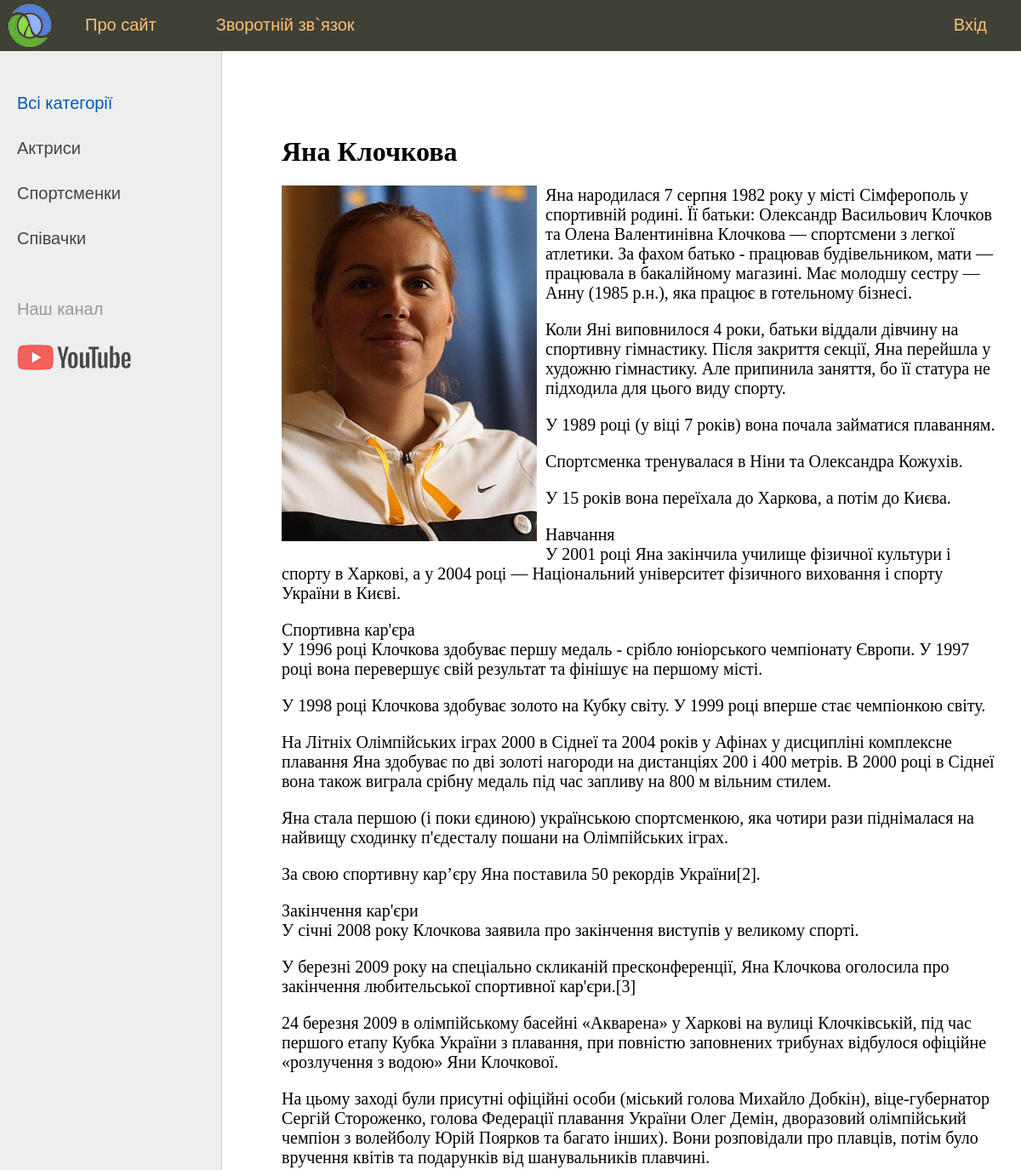
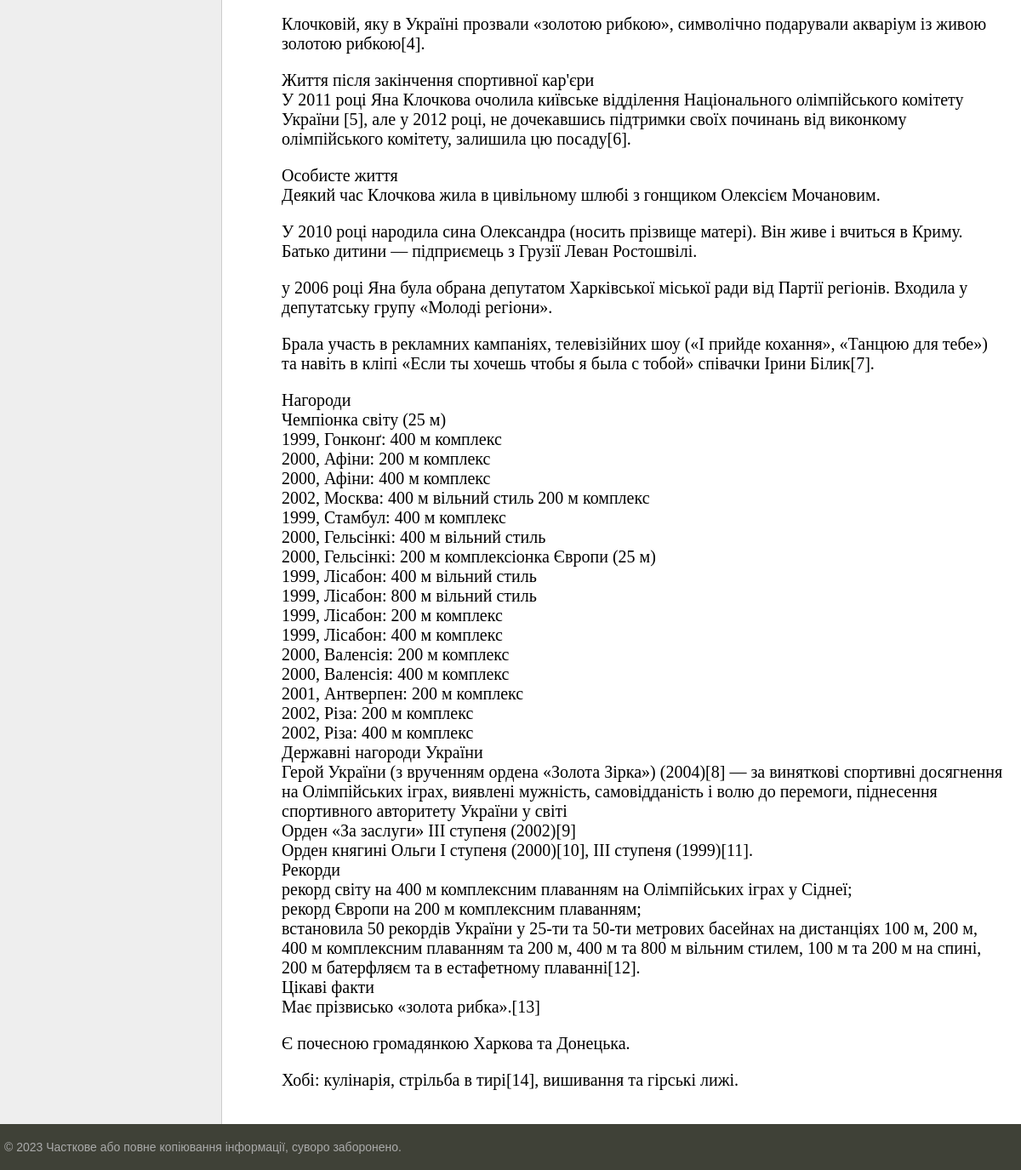
The app's page /post/yana-klochkova/ with its own data (2 pictures, top to bottom).
### women/models.py (models this page shows, shortened)
class Category(models.Model):
    name = models.CharField(max_length=100, db_index=True, verbose_name='Категорія')
    slug = models.SlugField(max_length=255, unique=True, db_index=True, verbose_name='URL')
    def get_absolute_url(self):
        return reverse('category', kwargs={'cat_slug': self.slug})
    class Meta:
        verbose_name = 'Категорія'
        verbose_name_plural = 'Категорії'
        ordering = ['id']

class Women(models.Model):
    title = models.CharField(max_length=255, verbose_name='Заголовок')
    slug = models.SlugField(max_length=255, unique=True, db_index=True, verbose_name='URL')
    content = models.TextField(blank=True, verbose_name='Текст публікації')
    photo = models.ImageField(upload_to="photos/%Y/%m/%d/", verbose_name='Фото')
    time_create = models.DateTimeField(auto_now_add=True, verbose_name='Дата створення')
    time_update = models.DateTimeField(auto_now=True, verbose_name='Дата змінення')
    is_published = models.BooleanField(default=True, verbose_name='Опубліковано')
    cat = models.ForeignKey(Category, on_delete=models.PROTECT, verbose_name='Категорія')
    class Meta:
        verbose_name = 'Відомі жінки'
        verbose_name_plural = 'Відомі жінки'
        ordering = ['-time_create', 'title']

### women/views.py (the view)
# urls.py: path('post/<slug:post_slug>/', ShowPost.as_view(), name='post'),
class ShowPost(DataMixin, DetailView):
    model = Women
    template_name = 'women/post.html'
    slug_url_kwarg = 'post_slug'
    context_object_name = 'post'
    def get_context_data(self, *, object_list=None, **kwargs):
        context = super().get_context_data(**kwargs)
        c_def = self.get_user_context(title='post')
        return dict(list(context.items()) + list(c_def.items()))

### women/utils.py (called while the page is built)
    def get_user_context(self, **kwargs):
        context = kwargs
        cats = Category.objects.annotate(Count('women'))
        user_menu = menu.copy()
        if not self.request.user.is_authenticated:
            user_menu.pop(1)
        context['menu'] = user_menu
        context['cats'] = cats
        if 'cat_selected' not in context:
            context['cat_selected'] = 0
        return context

### women/templates/women/post.html
{% extends 'women/base.html' %}
{% block content %}
  <h1>{{ post.title }}</h1>
{% if post.photo %}
  <p><img class="img-article-left" src="{{ post.photo.url }}"></p>
{% endif %}
{{ post.content|linebreaks }}
{% endblock %}

### women/templates/women/base.html (shortened to what this page needs)
<!DOCTYPE html>
{% load static %}
{% load women_tags %}
<html>
<head>
    <link type="text/css" href="{% static 'women/css/styles.css' %}" rel="stylesheet"/>
</head>
<body>
<table class="table-page" border=0 cellpadding="0" cellspacing="0">
    <tr>
        <td valign=top>
            {% block mainmenu %}
            <div class="header">
                <ul id="mainmenu" class="mainmenu">
                    <li class="logo"><a href="{% url 'home' %}">
                        <div class="logo"></div>
                    </a></li>
                    {% for m in menu %}
                        {% if not forloop.last %}
                            <li><a href="{% url m.url_name %}">{{m.title}}</a></li>
                        {% else %}
                            <li class="last"><a href="{% url m.url_name %}">{{m.title}}</a></li>
                        {% endif %}
                    {% endfor %}
                </ul>
            </div>
            {% endblock mainmenu %}
            <table class="table-content" border=0 cellpadding="0" cellspacing="0">
                <tr>
                    <td valign="top" class="left-chapters">
                        <ul id="leftchapters">
                            {% if cat_selected == 0 %}
                                <li class="selected">Всі категорії</li>
                            {% else %}
                                <li><a href="{% url 'home' %}">Всі категорії</a></li>
                            {% endif %}
                            {% for c in cats %}
                                {% if c.women__count > 0 %}
                                    {% if c.pk == cat_selected %}
                                    <li class="selected">{{ c.name }}</li>
                                    {% else %}
                                    <li><a href="{{ c.get_absolute_url }}">{{ c.name }}</a></li>
                                    {% endif %}
                                {% endif %}
                            {% endfor %}
                            <li class="share">
                                <p>Наш канал</p>
                                <a class="share-yt"
                                   href="https://www.youtube.com/watch?v=yNycw9zhO98&list=RDyNycw9zhO98&start_radio=1"
                                   target="_blank" rel="nofollow"></a>
                            </li>
                        </ul>
                    </td>
                    <td valign="top" class="content">
                        <div class="content-text">
                            {% block content %}
                            {% endblock %}
                        </div>
                    </td>
                </tr>
            </table>
        </td>
    </tr>
    <tr>
        <td valign=top>
            <div id="footer">
                <p>&copy; 2023 Часткове або повне копіювання інформації, суворо заборонено.</p>
            </div>
        </td>
    </tr>
</table>
</body>
</html>

### women/static/women/css/styles.css (style rules this page uses)
html, body { font-family: 'Arial'; margin: 0; padding: 0; height: 100%; width: 100%; color: #444; }
a { color: #0059b2; text-decoration: none; }
img { max-width: 600px; height: auto; }
img.img-article-left { max-width: 300px; height: auto; float: left; padding: 0 10px 10px 0; }
.table-page { width: 100%; height: 100%; vertical-align: top; }
.table-page tr { height: 100%; }
.header { background: #3F4137; height: 60px; }
.logo { background: url('../images/logo.png') no-repeat 10px 5px; width: 70px; height: 60px; }
ul.mainmenu { list-style: none; margin: 0; padding: 0; height: 60px; color: #fdc073; font-size: 20px; overflow: hidden; }
ul.mainmenu li { float: left; margin: 18px 40px 0 30px; }
ul.mainmenu li.logo { margin: 0; }
ul.mainmenu li.last { float: right; }
ul.mainmenu li a { color: #fdc073; text-decoration: none; }
.table-content { width: 100%; min-height: 100%; height: 100%; }
.left-chapters { margin: 0; background: #eee; border-right: 1px solid #ccc; min-height: 100%; }
.left-chapters ul { width: 230px; min-height: 100%; margin: 0; padding: 20px 10px 10px 20px; list-style: none; font-size: 20px; }
.left-chapters ul li { margin: 30px 0 0 0; color: #999; }
.left-chapters ul li.selected { color: #0059b2; }
.left-chapters ul li a { color: #444; text-decoration: none; }
.left-chapters ul li.share { margin: 60px 0 0 0; }
.left-chapters ul li.share p { margin: 30px 0 30px 0; }
.left-chapters ul li.share a { display: inline-block; width: 40px; height: 40px; margin: 0 20px 0 0; }
.left-chapters ul li.share a.share-yt { width: 100%; height: 30px; background: url('../images/share_yt.png') no-repeat 0 0 }
.content { padding: 40px 20px 20px 40px; width: 100%; box-sizing: border-box; }
.content-text { margin: 60px 0 0 30px; color: #000; font-size: 20px; font-family: Yandex Sans Display Light; }
.content-text h1 { font-size: 32px; }
#footer { box-sizing: border-box; background: #3F4137; padding: 5px; color: #aaa; font-size: 14px; font-family: Verdana, Geneva, Arial, Helvetica; text-align: left; overflow: hidden; }

### records on screen
Category: name "Актриси"
Category: name "Спортсменки"
Category: name "Співачки"
Women: title "Яна Клочкова", photo (picture), content "Яна народилася 7 серпня 1982 року у місті Сімферополь у спортивній родині. Її батьки: Олександр Васильович Клочков та Олена Валентинівна Клочкова — спортсмени з легкої атлетики. За фахом батько - працював будівельником, мати — працювала в бакалійному магазині. Має молодшу сестру — Анну (1985 р.н.), яка працює в готельному бізнесі. Коли Яні виповнилося 4 роки, батьки віддали дівчину на спортивну гімнастику. Після закриття секції, Яна перейшла у художню гімнастику. Але припинила заняття, бо її статура не підходила для цього виду спорту. У 1989 році (у віці 7 років) вона почала займатися плаванням. Спортсменка тренувалася в Ніни та Олександра Кожухів. У 15 років вона переїхала до Харкова, а…"

### other values on screen
{{ m.title }} "Про сайт" "Зворотній зв`язок"
{{ m.title }} "Вхід"
